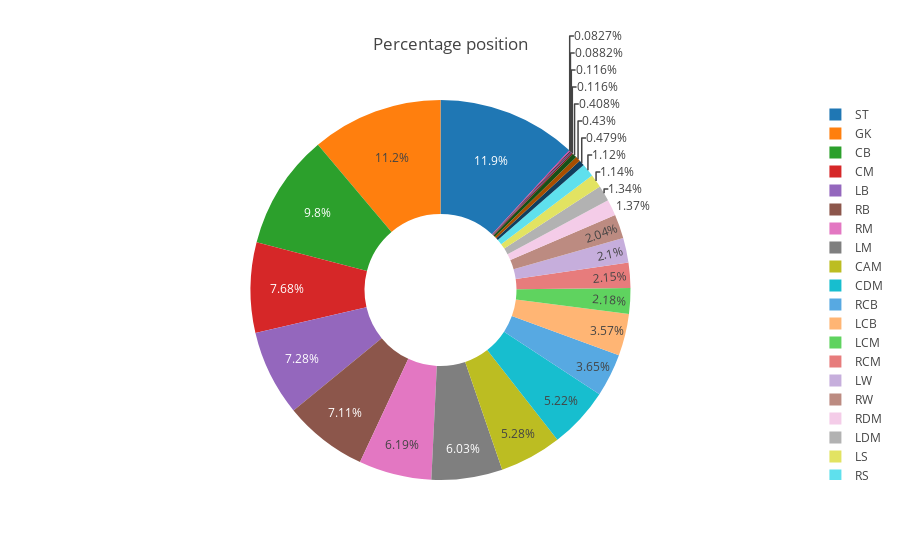

The notebook cell saved with this chart:
### Markdown cell above
## Position's composition

### Code cell
pos_count = df['Position'].value_counts()
trace = go.Pie(labels = pos_count.index, values = pos_count.values, hole = 0.4)
data=[trace]
layout = go.Layout(
                    title = 'Percentage position')
fig = go.Figure(data, layout)
iplot(fig)
print ("Maxmimum Pos " + pos_count.idxmax(), pos_count.max())

### Figure 1 — Plotly figure (JSON) as saved in the notebook; plotly's stock layout.template omitted (floating-point values rounded to 4 significant figures)
{"data": [{"hole": 0.4, "labels": ["ST", "GK", "CB", "CM", "LB", "RB", "RM", "LM", "CAM", "CDM", "RCB", "LCB", "LCM", "RCM", "LW", "RW", "RDM", "LDM", "LS", "RS", "RWB", "LWB", "CF", "LAM", "RAM", "RF", "LF"], "values": [2152, 2025, 1778, 1394, 1322, 1291, 1124, 1095, 958, 948, 662, 648, 395, 391, 381, 370, 248, 243, 207, 203, 87, 78, 74, 21, 21, 16, 15], "type": "pie", "uid": "7c130190-b786-41f2-912b-62dca3e729cf"}], "layout": {"title": {"text": "Percentage position"}}}
